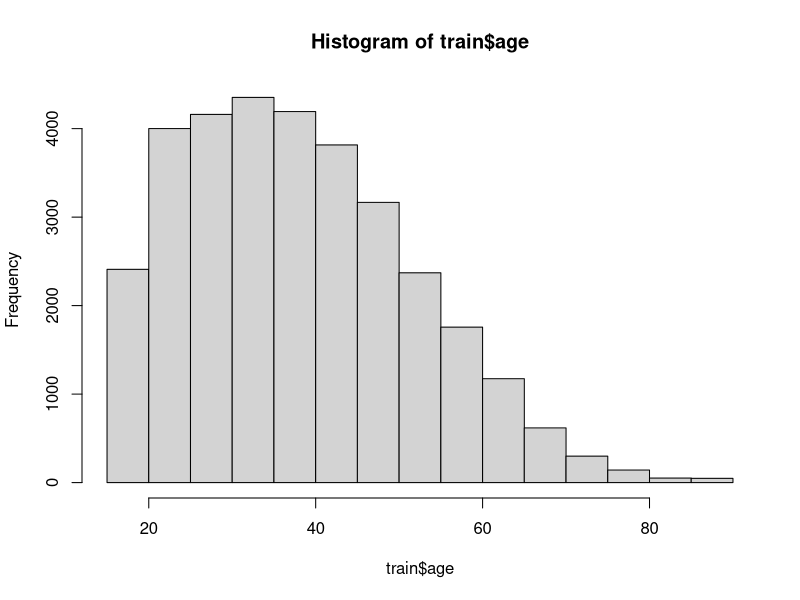
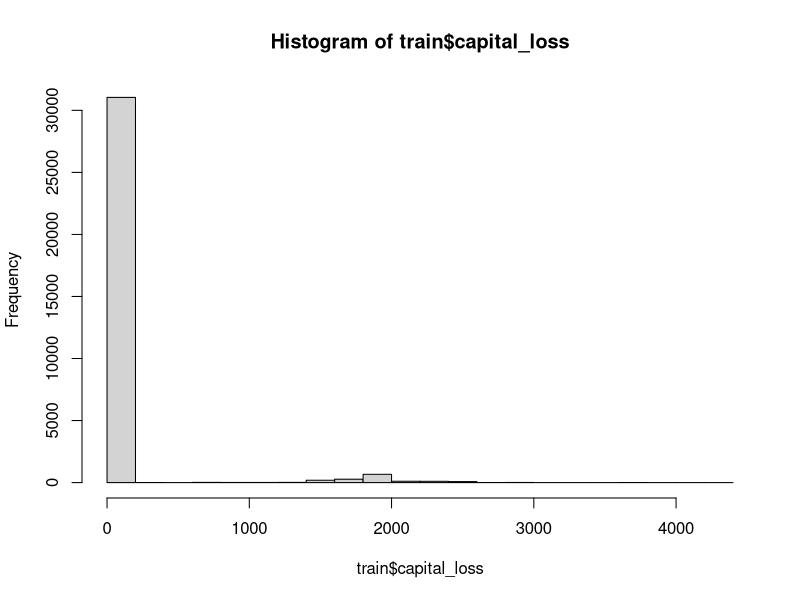
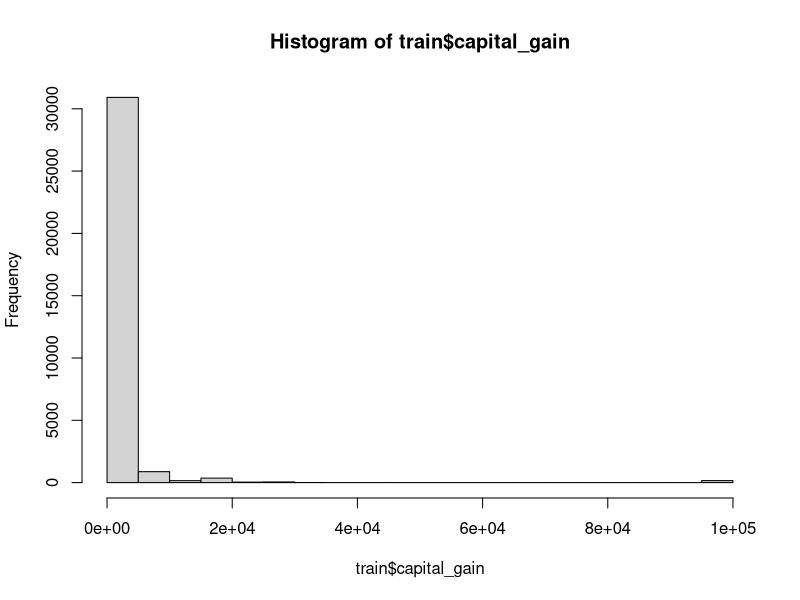
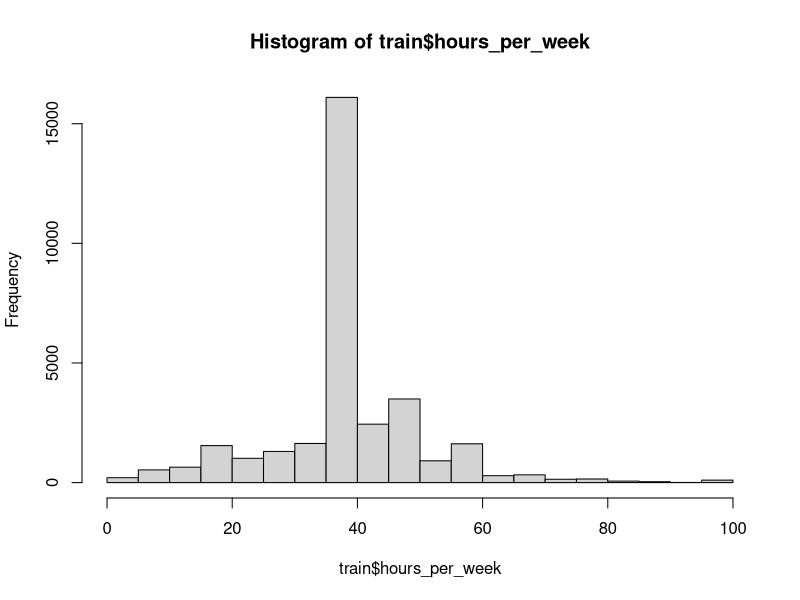
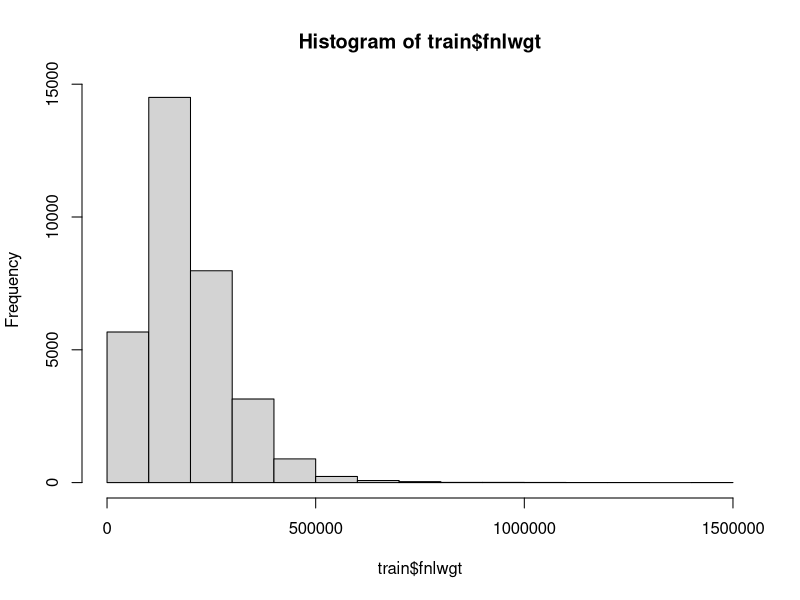
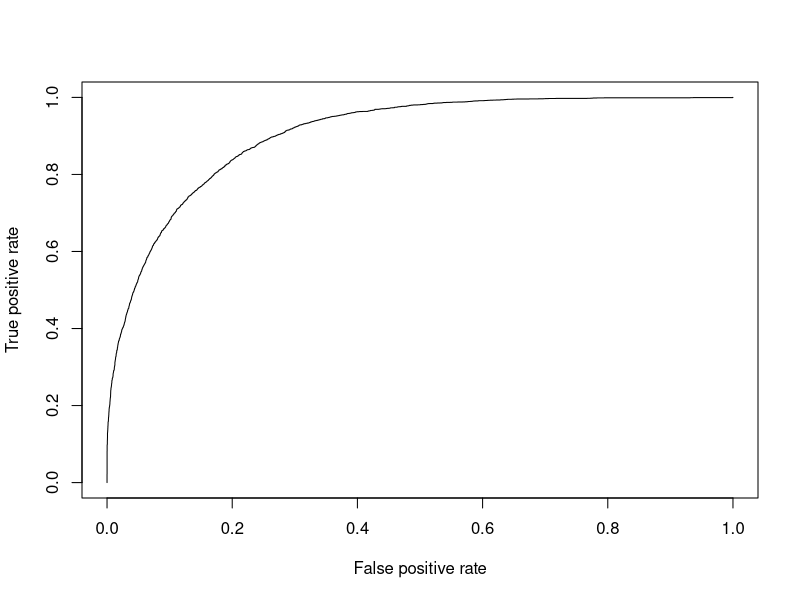
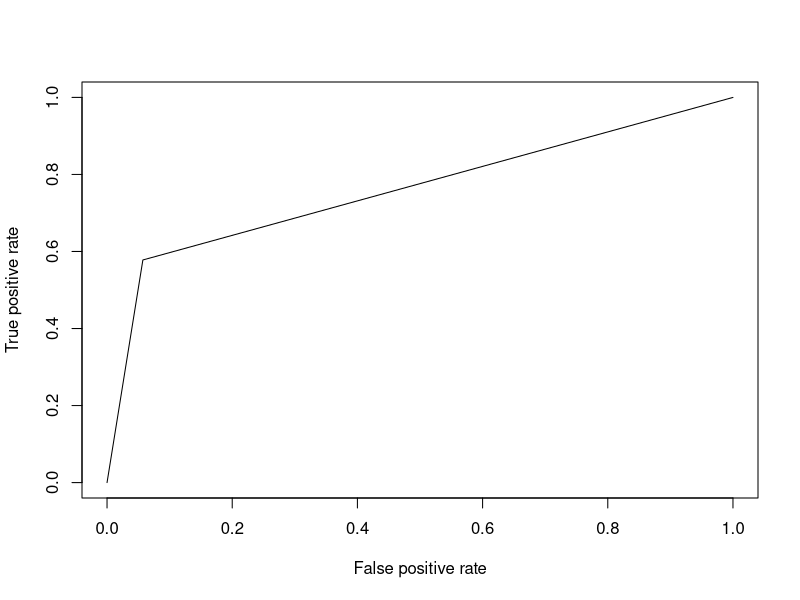

These figures' R source, in order: (Note: this script raises an error after producing the figures.)
### R vs pandas + scikit-learn testing script
# ==================================================================================
library(ROCR)
setwd("~/Downloads/rpy_example")

## Read in the data
train <- read.csv("data/adult.data.txt")
test <- read.csv("data/adult.test.txt")

all.equal(names(train), names(test))
names(train)

## Explore it and investigate variable coding
summary(train)
with(train, table(education, education_num))

hist(train$age)
table(train$sex)

hist(train$capital_loss)
hist(train$capital_gain)
hist(train$hours_per_week)

train$mainland_us <- as.numeric(train$native_country == "United-States")
test$mainland_us <- as.numeric(test$native_country == "United-States")

train$high_income <- as.factor(ifelse(train$income_bin == ">50K", 1, 0))
table(train$high_income, train$income_bin, useNA="ifany")

test$high_income <- as.factor(ifelse(test$income_bin == ">50K", 1, 0))
table(test$high_income, test$income_bin, useNA="ifany")

#the CPS weights. these are real weird
hist(train$fnlwgt)
summary(train$fnlwgt)

# =========================================================================
### The model bake-off!

summary(train$high_income)
summary(test$high_income)

form <- high_income ~ age + workclass + education_num +
  marital_status + occupation + relationship + race + sex +
  capital_gain + capital_loss + hours_per_week + mainland_us

dv <- all.vars(form)[1]
ivs <- all.vars(form)[-1]

##########
## Logistic regression
##########
mod <- glm(form, data=train, family=binomial("logit"))
summary(mod)

yPred <- predict(mod, newdata=test, type="response")
pred <- prediction(yPred, test$high_income)

#Confusion matrix at 0.5 threshold
prop.table(table(true = test$high_income, pred = ifelse(yPred >= 0.5, 1, 0)))

#ROC curve
perf <- performance(pred, "tpr", x.measure="fpr")
plot(perf)

#AUC: area under the ROC curve
as.numeric(performance(pred, "auc")@y.values)

##########
## Support vector machine
##########
library(e1071)

mod <- svm(form, data=train)
summary(mod)

yPred <- as.numeric(as.character(predict(mod, newdata=test)))
pred <- prediction(yPred, test$high_income)

#Confusion matrix at 0.5 threshold
prop.table(table(true = test$high_income, pred = yPred))

#ROC curve
perf <- performance(pred, "tpr", x.measure="fpr")
plot(perf)

#AUC: area under the ROC curve
as.numeric(performance(pred, "auc")@y.values)

##########
## Random forest
##########
library(randomForest)

mod <- randomForest(form, data=train)
summary(mod)

yPred <- as.numeric(as.character(predict(mod, newdata=test)))
pred <- prediction(yPred, test$high_income)

#Confusion matrix at 0.5 threshold
prop.table(table(true = test$high_income, pred = yPred))

#ROC curve
perf <- performance(pred, "tpr", x.measure="fpr")
plot(perf)

#AUC: area under the ROC curve
as.numeric(performance(pred, "auc")@y.values)

##########
## Neural network with a single hidden layer
##########
library(nnet)

mod <- nnet(form, data=train, size=10)
summary(mod)

yPred <- as.numeric(as.character(predict(mod, newdata=test)))
pred <- prediction(yPred, test$high_income)

#Confusion matrix at 0.5 threshold
prop.table(table(true = test$high_income, pred = ifelse(yPred >= 0.5, 1, 0)))

#ROC curve
perf <- performance(pred, "tpr", x.measure="fpr")
plot(perf)

#AUC: area under the ROC curve
as.numeric(performance(pred, "auc")@y.values)
